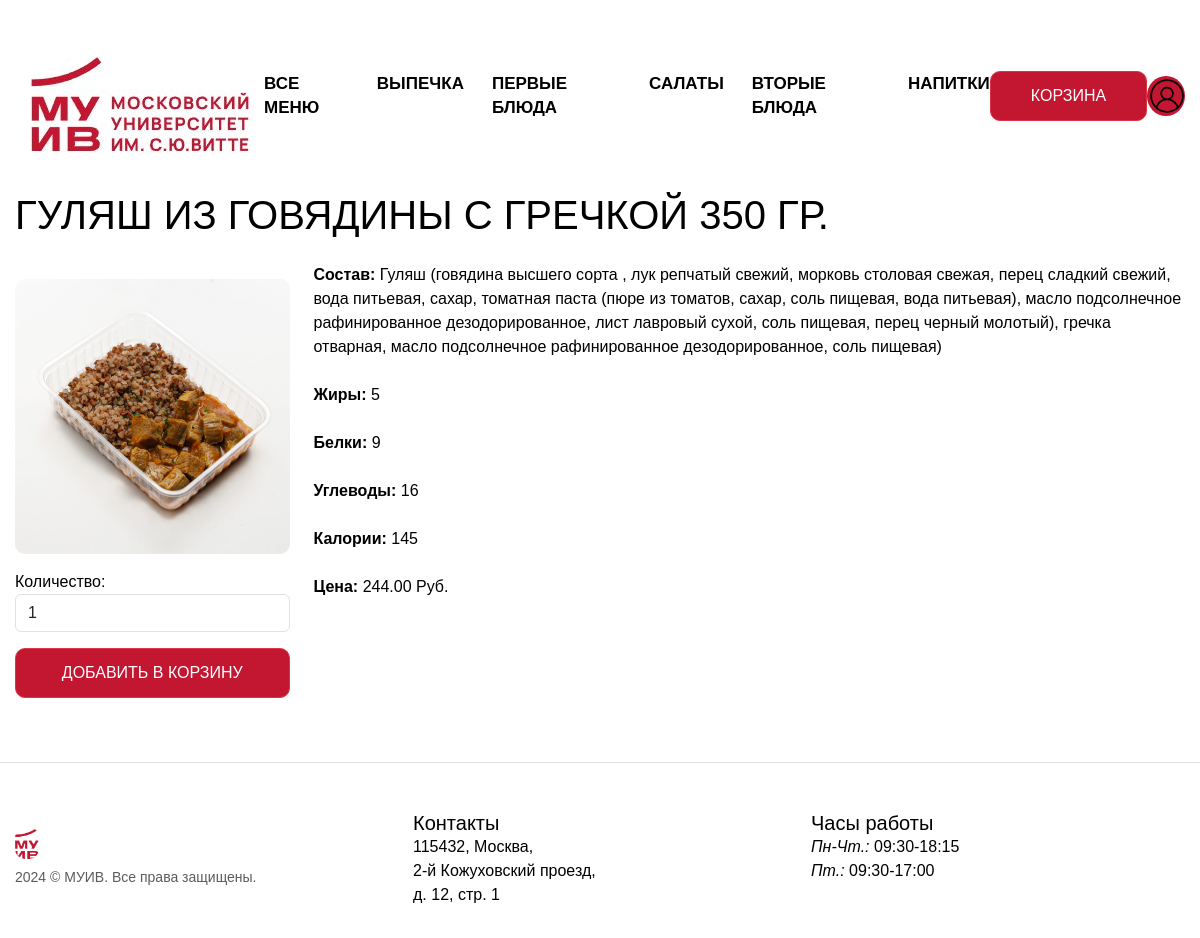
The app's page /menu/4 with its own data.
### app.py (models this page shows, shortened)
class Dish(db.Model):
    id = db.Column(db.Integer, primary_key=True)
    title = db.Column(db.String(50), nullable=False)
    image = db.Column(db.String(100))
    price = db.Column(db.Float, nullable=False)
    text = db.Column(db.Text, nullable=False)
    category = db.Column(db.String(50), nullable=False)
    fats = db.Column(db.Integer, nullable=False)
    proteins = db.Column(db.Integer, nullable=False)
    carbs = db.Column(db.Integer, nullable=False)
    calories = db.Column(db.Integer, nullable=False)

### app.py (the view)
@app.route('/menu/<int:id>')
def menu_detail(id):
    dish = Dish.query.get(id)
    return render_template('menu_detail.html', dish=dish)

### templates/menu_detail.html (shortened to what this page needs)
<!DOCTYPE html>
<html lang="ru">
<head>
    <link rel="stylesheet" href="https://cdn.jsdelivr.net/npm/bootstrap@5.3.2/dist/css/bootstrap.min.css">
    <link rel="stylesheet" href="{{ url_for('static', filename='css/stylemenu_detail.css') }}">
</head>
<body>
    <header class="header">
        <div class="container">
            <img src="{{ url_for('static', filename='images/icons/logo.png') }}" alt="" class="header__logo">
            <nav class="header__nav">
                <ul class="header__list">
                    <li><a href="/menu">Все меню</a></li>
                    <li><a href="/category/bakery">ВЫПЕЧКА</a></li>
                    <li><a href="/category/first-dishes">ПЕРВЫЕ БЛЮДА</a></li>
                    <li><a href="/category/salads">САЛАТЫ</a></li>
                    <li><a href="/category/second-dishes">ВТОРЫЕ БЛЮДА</a></li>
                    <li><a href="/category/drinks">НАПИТКИ</a></li>
                </ul>
            </nav>
            <a href="/cart" class="btn btn-danger">Корзина</a>
            {% if current_user.is_authenticated %}
                <a href="{{ url_for('profile', username=current_user.username) }}" class="image-btn btn-danger"></a>
            {% else %}
                <a href="{{ url_for('login') }}" class="image-btn btn-danger"></a>
            {% endif %}
        </div>
    </header>
    <main class="main">
        <div class="container">
            <h1>{{ dish.title }}</h1>
            <br>
            <div class="row">
                <div class="col-12 col-md-3 mb-3">
                    <img src="{{ url_for('static', filename='images/' + dish.image) }}" alt="{{ dish.title }}" class="img-fluid">
                    <form action="{{ url_for('add_to_cart', dish_id=dish.id) }}" method="POST" class="mt-3">
                        <div class="form-group mb-3">
                            <label for="quantity">Количество:</label>
                            <input type="number" name="quantity" id="quantity" class="form-control" value="1" min="1">
                        </div>
                        <button type="submit" class="btn btn-danger w-100">Добавить в корзину</button>
                    </form>
                </div>
                <div class="col-12 col-md-9">
                    <ul class="list-unstyled">
                        <li><b>Состав: </b>{{ dish.text }}</li>
                        <br>
                        <li><b>Жиры: </b>{{ dish.fats }}</li>
                        <br>
                        <li><b>Белки: </b>{{ dish.proteins }}</li>
                        <br>
                        <li><b>Углеводы: </b>{{ dish.carbs }}</li>
                        <br>
                        <li><b>Калории: </b>{{ dish.calories }}</li>
                        <br>
                        <li><b>Цена: </b>{{ "%.2f" % dish.price }} Руб.</li>
                    </ul>
                </div>
            </div>
        </div>
    </main>
    <footer class="container my-md-5 pt-md-5 border-top">
        <div class="row">
          <div class="col-12 col-md">
            <img class="mb-2" src="{{ url_for ('static', filename='images/icons/MUIV.png')}}" alt="" width="24" height="19">
            <small class="d-block mb-3 text-body-secondary">2024 © МУИВ. Все права защищены.</small>
          </div>
          <div class="col-6 col-md">
            <h5>Контакты</h5>
            <ul class="list-unstyled text-small">
              <li class="mb-1"><a href="https://yandex.ru/maps/-/CDUOzQIO" rel="nofollow" class="footer_link_icon link_address">115432, Москва,
                <br>2-й Кожуховский проезд,
                <br>д. 12, стр. 1</a></li>
            </ul>
          </div>
          <div class="col-6 col-md">
            <h5>Часы работы</h5>
            <ul class="list-unstyled text-small">
                <span>
                    <i>Пн-Чт.:</i>
                     09:30-18:15
                </span>
                <span>
                    <br><i>Пт.:</i> 09:30-17:00
                </span>
            </ul>
          </div>
        </div>
      </footer>
</body>
</html>

### static/css/stylemenu_detail.css (style rules this page uses)
body { margin: 0; font-family: 'Proxima Nova', Arial, sans-serif; background-color: white; color: #000; }
a { color: #000; text-decoration: none; }
ul { list-style: none; padding: 0; margin: 0; }
h1, h2, h4, h5, h6 { font-weight: 500; margin: 0; }
.container { max-width: 1575px; margin-left: auto; margin-right: auto; padding: 0 15px; }
.btn { display: flex; align-items: center; justify-content: center; cursor: pointer; width: 165px; height: 50px; font-weight: 500; font-size: 16px; text-transform: uppercase; background: #c21631; border-radius: 10px; color: white; }
.image-btn { width: 40px; height: 40px; border: none; background-color: #c21631; border-radius: 50%; background-image: url('/static/images/icons/person-circle.svg'); background-size: cover; }
.header { padding: 25px 0px; }
.header .container { display: flex; justify-content: space-between; align-items: center; }
.header__list { display: flex; gap: 28px; }
.header__nav a { font-size: 17px; font-weight: 700; text-transform: uppercase; line-height: 1; -webkit-transition: all 0.1s ease; transition: all 0.1s ease; }
img { max-width: 375px; height: auto; border-radius: 10px; margin-top: 1rem; }

### records on screen
Dish: title "ГУЛЯШ ИЗ ГОВЯДИНЫ С ГРЕЧКОЙ 350 ГР.", image (picture), text "Гуляш (говядина высшего сорта , лук репчатый свежий, морковь столовая свежая, перец сладкий свежий, вода питьевая, сахар, томатная паста (пюре из томатов, сахар, соль пищевая, вода питьевая), масло подсолнечное рафинированное дезодорированное, лист лавровый сухой, соль пищевая, перец черный молотый), гречка отварная, масло подсолнечное рафинированное дезодорированное, соль пищевая)", fats "5", proteins "9", carbs "16", calories "145", price "244.00"
